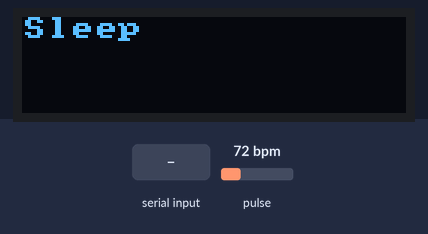
The sketch below on a simulated ESP32. Shown: 128×32 one-colour display. Inputs (shaded band) come from the test bench; at power-on: pulse 72 bpm. What the sketch prints to the serial monitor is not drawn.

Above: at 1.2 s.
1.3 s: "wearable\n" received over Serial
At 2.5 s:
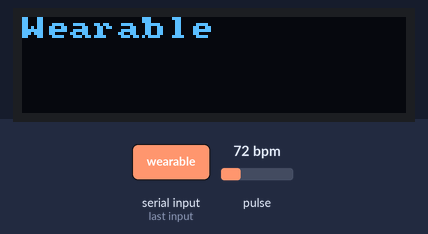
4.3 s: "NOT ENOUGH DATA\n" received over Serial
At 6.1 s:
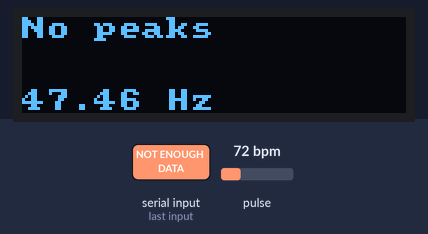
7.0 s: "1\n" received over Serial
At 8.1 s:
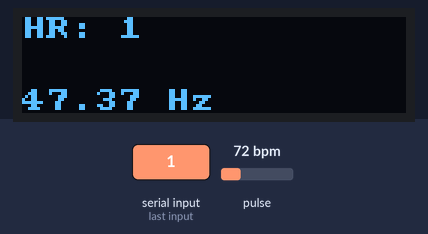
10.0 s: "NOT ENOUGH DATA\n" received over Serial
At 11.1 s:
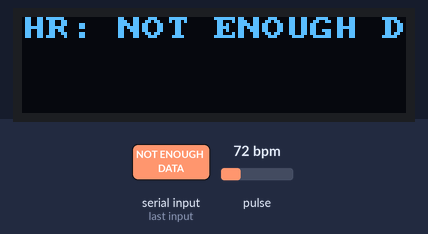
13.0 s: "sleep\n" received over Serial
At 13.7 s:
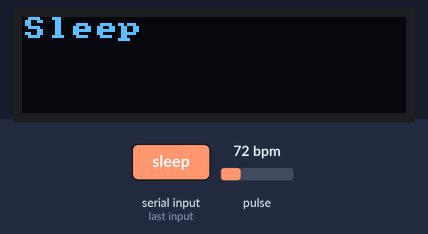
Timing chart, 0 to 15.5 s (numbered marks = the images above; inputs shaded):
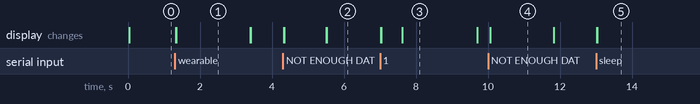

Measured:
- after the input at 1.3 s, the display: first changes at once (image 1 shows a later state)
- after the input at 4.3 s, the display: first changes at once (image 2 shows a later state)
- after the input at 7.0 s, the display: first changes at once (image 3 shows a later state)
- after the input at 10.0 s, the display: changes after 0.06 s (image 4)
- after the input at 13.0 s, the display: first changes at once (image 5 shows a later state)
- what the display in image 1 shows lasts 2.1 s, from 1.3 s to 3.4 s
- what the display in image 4 shows lasts 1.7 s, from 10.1 s to 11.8 s

The sketch:

Challenge2OnlineHRMonitor.ino
```cpp
/*
   Global variables
*/
int ppg = 0;        // PPG from readPhotoSensor() (in Photodetector tab)
int sampleTime = 0; // Time of last sample (in Sampling tab)
bool sending;
String currentHR = "";
int firstpeak = 0;
/*
   Initialize the various components of the wearable
*/
void setup() {
  setupCommunication();
  setupDisplay();
  setupPhotoSensor();
  sending = false;
  writeDisplay("Sleep", 0, true);
}

/*
   The main processing loop
*/


void loop() {
  String command = receiveMessage();
  if (command == "sleep") {
    sending = false;
    writeDisplay("Sleep", 0, true);
  }
  else if (command == "wearable") {
    sending = true;
    writeDisplay("Wearable", 0, true);
  }
  else if (sending){
    if(command == "NOT ENOUGH DATA" & firstpeak == 0){
      writeDisplay("No peaks", 0, true);
      firstpeak = 1;
      }
     else  {
      // update OLED if heart rate changed
      if (currentHR != command) {
          String displaymessage = "HR: " + command ;
          writeDisplay(displaymessage.c_str(), 0, true); // displays HR
          currentHR = command;
        }
      }
    }


  if (sending && sampleSensors()) {
    // Sends message to python with time and ppg info
    String response = String(sampleTime) + ",";
    response += String(ppg);
    sendMessage(response);
  }
}
```

Communication.ino
```cpp
/*
 * Precompiler directive elegance: 0 == Serial, 1 == Bluetooth
 */
#define USE_BT 0

/*
 * This block allows us to use "Ser" throughout our codebase.
 * This makes the code to be protocol-agnostic.
 * Whether using Bluetooth or USB Serial, we will reference it as Ser.
 */
#if USE_BT
  #include "BluetoothSerial.h"
  BluetoothSerial SerialBT;     // instantiate a BT object
  #define Ser SerialBT          // substitute Ser for SerialBT
#else
  #define Ser Serial            // substitute Ser for Serial
#endif

/*
 * Initialize the communication protocol (either HW Serial or BT)
 */
void setupCommunication() {
  #if USE_BT
    Ser.begin("MariaBT"); // any unique name for BT
  #else
    Ser.begin(115200);
  #endif
}


/* Receive a message one character at a time, stopping at a newline ('\n')
 */
String receiveMessage() {
  String message = "";
  if (Ser.available() > 0) {
    while (true) { // loop forever until a newline is seen
      char c = Ser.read();
      if (c != char(-1)) { // if there is a character in the buffer
        if (c == '\n')
          break;
        message += c;
      }
    }
  }
  return message;
}

/*
 * Send a message over the communication protocol
 */
void sendMessage(String message) {
  Ser.println(message);
}
```

Display.ino
```cpp
// OLED Library includes
#include "U8x8lib.h" // include the fast graphics library
#include "Wire.h"    // include the I2C library

/*
 * Instantiate the display object “oled” and reset it using the
 * predefined argument “U8X8_PIN_NONE”
 * NOTE: if you have trouble with this constructor call, your OS
 * might require that you specify the I2C pins (22 and 23) as
 * arguments. If that is the case, you would change the call to this:
 * U8X8_SSD1306_128X32_UNIVISION_HW_I2C oled(U8X8_PIN_NONE, 22, 23);
 */
U8X8_SSD1306_128X32_UNIVISION_HW_I2C oled(U8X8_PIN_NONE);

// Clear the display no more than once per second
const int MAX_REFRESH = 1000;
unsigned long lastClear = 0;
void setupDisplay() {
    oled.begin(); // Initializes u8x8 object
    oled.setPowerSave(0); // Makes sure OLED doesn't go to sleep
    oled.setFont(u8x8_font_amstrad_cpc_extended_r); // Set the font
    oled.setCursor(0, 0); //Sets the cursor at the top left corner
}

void writeDisplay(const char * message, int row, bool erase) {
    unsigned long now = millis();
    //if erase is true and it's been longer than MAX_REFRESH (1s)
    if(erase && (millis() - lastClear >= MAX_REFRESH)) {
        oled.clearDisplay();
        lastClear = now;
    }
    oled.setCursor(0, row);
    oled.print(message);
}


/*
 * A function to write a CSV message on multiple lines on the OLED.
 * The “commaCount” argument says how many commas are in the String.
 * NOTE: The OLED can only display 4 lines (a maximum of 3 commas).
 */
 void writeDisplayCSV(String message, int commaCount) {
     int startIndex = 0;
     for(int i=0; i<=commaCount; i++) {
          // find the index of the comma and store it in startIndex
          int index = message.indexOf(',', startIndex);

          // take everything in the string up until the comma
          String subMessage = message.substring(startIndex, index);

          startIndex = index + 1; // skip over the comma

          // Write the substring onto the OLED!
          writeDisplay(subMessage.c_str(), i, false);
     }
}
```

Photodetector.ino
```cpp
 /* Photo Sensor (PPG) Include and Settings
 */
#include <Wire.h>     // include the Wire protocol (for I2C communication)
#include "MAX30105.h" // include the Photodetector library
MAX30105 photoSensor; // instantiate the Photodetector object
const int MAX_READING = 32767; // 2^15-1; might change w/config – TEST IT!!

/*
 * Initialize the sensor to use red, green, and IR LEDs for the best signal
 */
void setupPhotoSensor() {
  // Use default I2C port at 400kHz speed
  if(!photoSensor.begin(Wire, I2C_SPEED_FAST)) {
    sendMessage("MAX30101 not found. Please check wiring/power.");
    while(1); // “Halt program” by looping forever
  }

  // Sensor settings to get 50 Hz signal. See the datasheet for more info:
  // https://cdn.sparkfun.com/assets/8/1/c/9/0/MAX30101_Datasheet.pdf
  byte ledBrightness = 0x1F; // Options: 0==Off to 255==50mA (0x1F==50/8mA)
  byte sampleAverage = 4;    // Options: 1, 2, 4, 8, 16, 32
  byte ledMode = 3;          // Options: 1==R, 2==R+IR, 3==R+G+IR
  int sampleRate = 400;      // Options: 50,100,200,400,800,1000,1600,3200
  int pulseWidth = 215;      // Options: 69, 118, 215, 411
  int adcRange = 16384;      // Options: 2048, 4096, 8192, 16384

  // Configure sensor with these settings
  photoSensor.setup(ledBrightness, sampleAverage, ledMode, sampleRate, pulseWidth, adcRange);
}

/*
 * We are reading the IR signal here, but you should experiment with it.
 * The signal is negated because of the inverse relationship with blood
 * volume - a small reading means most absorption (peak of pulse).
 */
void readPhotoSensor() {
  // Get heartbeat pulse data and invert it
  ppg = MAX_READING - photoSensor.getIR();
}
```

Sampling.ino
```cpp
int sampleRate = 50;                  // Sensor reading Frequency (Hz)
unsigned long sampleDelay = 1e6/sampleRate; //Time(μs) between samples
unsigned long timeStart = 0;              //Start time timing variable
unsigned long timeEnd = 0;                  //End time timing variable

// define function
bool sampleSensors(){
  // samples the sensors at our defined sample rate
  // reads analog pins everytime a period has passed
  timeEnd = micros();
  if(timeEnd - timeStart >= sampleDelay) {
    displaySampleRate(timeEnd); // displays sampling rate on the OLED
    timeStart = timeEnd;

    // Read the sensors and store their outputs in global variables
    sampleTime = millis();
    readPhotoSensor();     // value stored in "ppg"
    return true;
  }

  return false;

  }

 // done
// define


void displaySampleRate(unsigned long currentTime) {
     int nSamples = 100;
     static int count = 0;
     static unsigned long lastTime = 0;

     count++;
     if(count == nSamples) {
     double avgRate = nSamples * 1e6 / (currentTime - lastTime);
     String message = String(avgRate) + " Hz";
     writeDisplay(message.c_str(), 3, false);

     // reset
    count = 0;
    lastTime = currentTime;
    }
}
```
